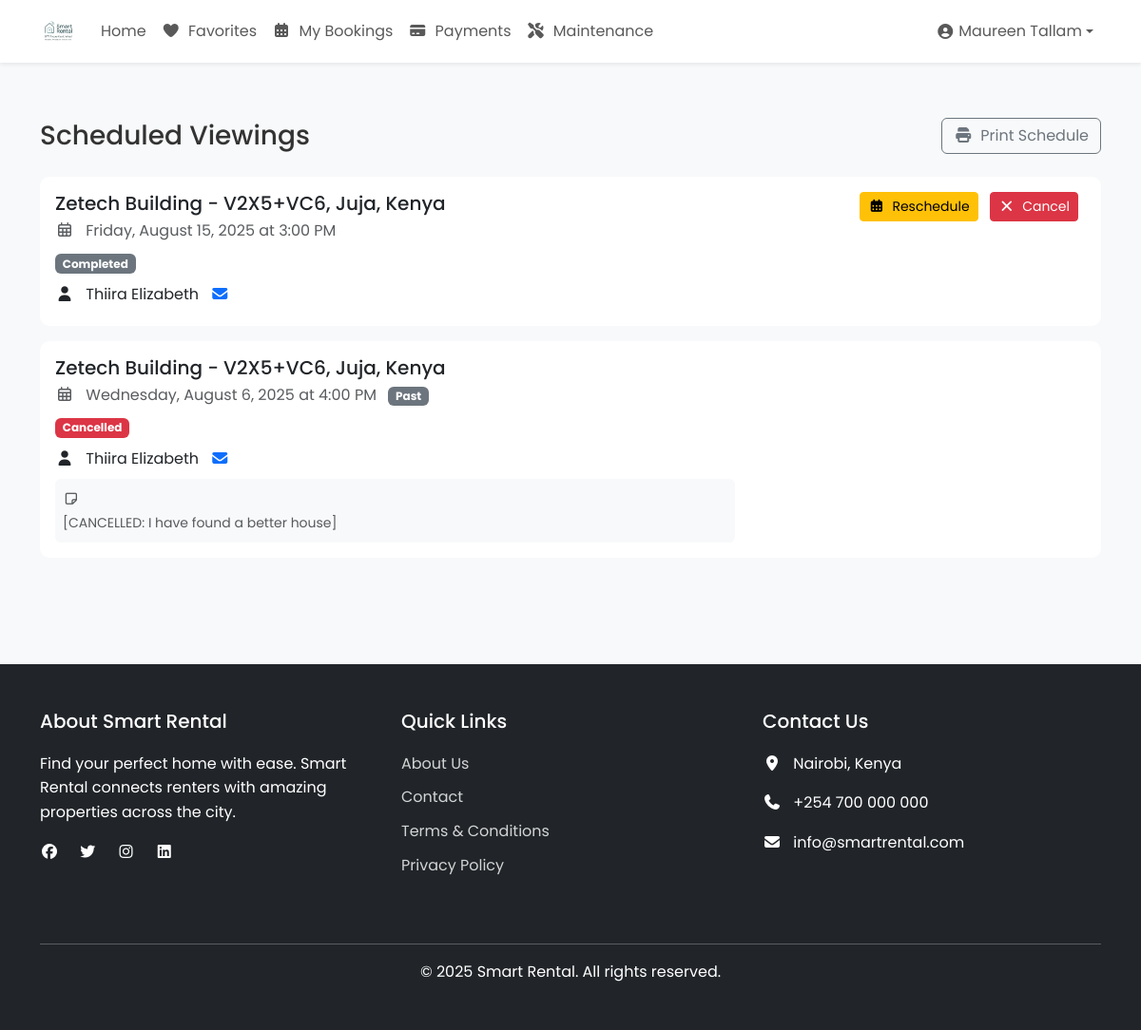
Screenshot of /smart_rental/scheduled_viewings.php (signed in) with the database file from the repository.
### tables this page shows
CREATE TABLE `property_viewings` (
  `id` int(11) NOT NULL,
  `property_id` int(11) NOT NULL,
  `user_id` int(11) DEFAULT NULL,
  `viewer_name` varchar(100) NOT NULL,
  `contact_number` varchar(20) NOT NULL,
  `viewing_date` date NOT NULL,
  `viewing_time` time NOT NULL,
  `status` enum('pending','confirmed','completed','cancelled') NOT NULL DEFAULT 'pending',
  `notes` text DEFAULT NULL,
  `created_at` timestamp NOT NULL DEFAULT current_timestamp(),
  `updated_at` timestamp NOT NULL DEFAULT current_timestamp() ON UPDATE current_timestamp()
);

CREATE TABLE `houses` (
  `id` int(30) NOT NULL,
  `landlord_id` int(30) NOT NULL,
  `house_no` varchar(50) NOT NULL,
  `category_id` int(30) NOT NULL,
  `description` text NOT NULL,
  `location` varchar(255) DEFAULT NULL,
  `city` varchar(100) DEFAULT NULL,
  `state` varchar(100) DEFAULT NULL,
  `country` varchar(100) DEFAULT NULL,
  `latitude` decimal(10,8) DEFAULT NULL,
  `longitude` decimal(11,8) DEFAULT NULL,
  `price` double NOT NULL,
  `security_deposit` decimal(10,2) DEFAULT NULL,
  `min_rental_period` int(11) DEFAULT 1 COMMENT 'In months',
  `max_rental_period` int(11) DEFAULT 12 COMMENT 'In months',
  `advance_rent_months` int(11) DEFAULT 1 COMMENT 'Number of months rent to pay in advance',
  `payment_cycle` enum('monthly','quarterly','annually') NOT NULL DEFAULT 'monthly',
  `late_fee_percentage` decimal(5,2) DEFAULT 5.00,
  `bedrooms` int(11) DEFAULT 0,
  `bathrooms` int(11) DEFAULT 0,
  `area` decimal(10,2) DEFAULT NULL,
  `image` varchar(255) DEFAULT NULL,
  `main_image` varchar(255) DEFAULT NULL,
  `featured` tinyint(1) DEFAULT 0,
  `status` tinyint(1) DEFAULT 1,
  `created_at` timestamp NOT NULL DEFAULT current_timestamp(),
  `updated_at` timestamp NOT NULL DEFAULT current_timestamp() ON UPDATE current_timestamp(),
  `address` text DEFAULT NULL,
  `total_units` int(11) NOT NULL DEFAULT 1,
  `available_units` int(11) NOT NULL DEFAULT 1
);

CREATE TABLE `users` (
  `id` int(30) NOT NULL,
  `name` text NOT NULL,
  `username` varchar(200) NOT NULL,
  `phone_number` varchar(20) DEFAULT NULL COMMENT 'User''s contact phone number',
  `current_balance` decimal(15,2) DEFAULT 0.00,
  `default_payment_method` varchar(50) DEFAULT NULL,
  `password` text NOT NULL,
  `type` enum('admin','landlord','caretaker','customer') NOT NULL DEFAULT 'customer'
);

### smart_rental/scheduled_viewings.php (the view, shortened to what this page needs)
<?php
require_once '../config/db.php';
$sql = "SELECT pv.*, h.house_no, h.location, u.name as user_name, u.username as user_email
        FROM property_viewings pv
        JOIN houses h ON pv.property_id = h.id
        LEFT JOIN users u ON pv.user_id = u.id
        WHERE h.landlord_id = ?
        ORDER BY pv.viewing_date DESC, pv.viewing_time DESC";
$stmt = $conn->prepare($sql);
$stmt->bind_param('i', $_SESSION['user_id']);
$stmt->execute();
$viewings = $stmt->get_result();
?>
<!DOCTYPE html>
<html lang="en">
<head>
    <link href="https://cdn.jsdelivr.net/npm/bootstrap@5.3.0/dist/css/bootstrap.min.css" rel="stylesheet">
    <link rel="stylesheet" href="https://cdnjs.cloudflare.com/ajax/libs/font-awesome/6.0.0/css/all.min.css">
    <link rel="stylesheet" href="assets/css/style.css">
</head>
<body>
    <?php include 'includes/header.php'; ?>
    <div class="container py-5">
        <div class="d-flex justify-content-between align-items-center mb-4">
            <h1 class="h3 mb-0">Scheduled Viewings</h1>
            <div>
                <button class="btn btn-outline-secondary" onclick="window.print()">
                    <i class="fas fa-print me-2"></i>Print Schedule
                </button>
            </div>
        </div>
        <div class="row">
            <div class="col-md-12">
                <?php if ($viewings->num_rows > 0): ?>
                    <?php while ($viewing = $viewings->fetch_assoc()):
                        $viewing_datetime = new DateTime($viewing['viewing_date'] . ' ' . $viewing['viewing_time']);
                        $now = new DateTime();
                        $is_past = $viewing_datetime < $now;
                    ?>
                        <div class="card viewing-card mb-3">
                            <div class="card-body">
                                <div class="row">
                                    <div class="col-md-8">
                                        <h5 class="card-title mb-1">
                                            <?php echo htmlspecialchars($viewing['house_no']); ?> -
                                            <?php echo htmlspecialchars($viewing['location']); ?>
                                        </h5>
                                        <p class="text-muted mb-2">
                                            <i class="far fa-calendar-alt me-2"></i>
                                            <?php echo date('l, F j, Y', strtotime($viewing['viewing_date'])); ?> at
                                            <?php echo date('g:i A', strtotime($viewing['viewing_time'])); ?>
                                            <?php if ($is_past): ?>
                                                <span class="badge bg-secondary ms-2">Past</span>
                                            <?php endif; ?>
                                        </p>
                                        <div class="mb-2">
                                            <span class="badge status-badge status-<?php echo $viewing['status']; ?>">
                                                <?php echo ucfirst($viewing['status']); ?>
                                            </span>
                                        </div>
                                        <?php if ($viewing['user_id']): ?>
                                            <p class="mb-1">
                                                <i class="fas fa-user me-2"></i>
                                                <?php echo htmlspecialchars($viewing['user_name']); ?>
                                                <a href="mailto:<?php echo htmlspecialchars($viewing['user_email']); ?>" class="ms-2">
                                                    <i class="fas fa-envelope"></i>
                                                </a>
                                            </p>
                                        <?php endif; ?>
                                        <?php if (!empty($viewing['notes'])): ?>
                                            <div class="mt-2 p-2 bg-light rounded">
                                                <small class="text-muted">
                                                    <i class="far fa-sticky-note me-1"></i>
                                                    <?php echo nl2br(htmlspecialchars($viewing['notes'])); ?>
                                                </small>
                                            </div>
                                        <?php endif; ?>
                                    </div>
                                    <div class="col-md-4 text-end action-buttons">
                                        <?php if ($viewing['status'] !== 'cancelled' && !$is_past): ?>
                                            <button type="button" class="btn btn-warning btn-sm"
                                                    data-bs-toggle="modal"
                                                    data-bs-target="#rescheduleModal"
                                                    data-viewing-id="<?php echo $viewing['id']; ?>">
                                                <i class="fas fa-calendar-alt me-1"></i> Reschedule
                                            </button>
                                            <form action="update_viewing_status.php" method="POST" class="d-inline"
                                                  onsubmit="return confirm('Are you sure you want to cancel this viewing?');">
                                                <button type="submit" class="btn btn-danger btn-sm">
                                                    <i class="fas fa-times me-1"></i> Cancel
                                                </button>
                                            </form>
                                        <?php endif; ?>
                                    </div>
                                </div>
                            </div>
                        </div>
                    <?php endwhile; ?>
                <?php endif; ?>
            </div>
        </div>
    </div>
    <?php include 'includes/footer.php'; ?>
</body>
</html>

### smart_rental/assets/css/style.css (style rules this page uses)
body { font-family: 'Segoe UI', Tahoma, Geneva, Verdana, sans-serif; line-height: 1.6; color: #333; }

### smart_rental/scheduled_viewings.php (style rules this page uses)
.status-badge { font-size: 0.8rem; padding: 0.35em 0.65em; }
.status-completed { background-color: #6c757d; color: #fff; }
.status-cancelled { background-color: #dc3545; color: #fff; }
.viewing-card { transition: all 0.3s ease; margin-bottom: 1.5rem; border-left: 4px solid #0d6efd; }
.action-buttons .btn { margin-right: 0.5rem; margin-bottom: 0.5rem; }

### smart_rental/includes/header.php (style rules this page uses)
:root { --primary-color: #0d6efd; --secondary-color: #6c757d; --success-color: #198754; --danger-color: #dc3545; --warning-color: #ffc107; --light-color: #f8f9fa; --dark-color: #212529; }
body { font-family: 'Poppins', sans-serif; padding-top: 76px; background-color: #f8f9fa; }
.card { border: none; border-radius: 10px; transition: transform 0.3s ease, box-shadow 0.3s ease; margin-bottom: 20px; }
.bg-light { background-color: #f8f9fa !important; }

### rows the page displays
property_viewings: houses.house_no "Zetech Building", houses.location "V2X5+VC6, Juja, Kenya", viewing_date "Friday, August 15, 2025", viewing_time "3:00 PM", status "Completed", user.name "Thiira Elizabeth"
property_viewings: houses.house_no "Zetech Building", houses.location "V2X5+VC6, Juja, Kenya", viewing_date "Wednesday, August 6, 2025", viewing_time "4:00 PM", shows "Past", status "Cancelled", user.name "Thiira Elizabeth", notes "[CANCELLED: I have found a better house]"

### other values shown
$_SESSION['user_name'] "Maureen Tallam"
